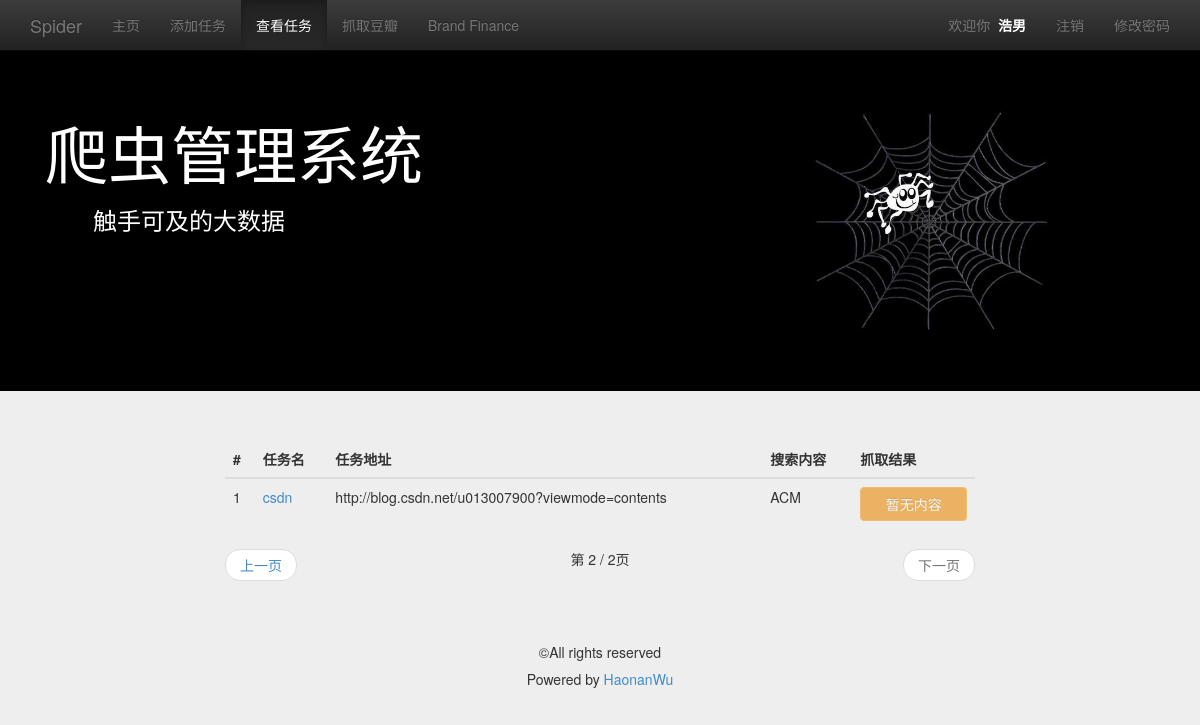
The page /view_task_list/?typ=&page=2 (signed in) on the database its author committed.
### management/models.py (models this page shows, shortened)
class MyUser(models.Model):
    user = models.OneToOneField(User)
    nickname = models.CharField(max_length=16)

class Task(models.Model):
    user = models.ForeignKey(MyUser, related_name='task')
    url = models.CharField(max_length=512, null=True)
    name = models.CharField(max_length=128)
    content = models.CharField(max_length=128, null=True)
    hasfile = models.BooleanField(default=False)
    method = models.BooleanField(default=True)
    class META:
        ordering = ['name']

### management/views.py (the view)
# urls.py: url(r'^view_task_list/$', views.view_task_list, name='view_task_list'),
@login_required
def view_task_list(request):
    user = request.user
    task_list = Task.objects.filter(user=user.myuser)
    paginator = Paginator(task_list, 5)
    page = request.GET.get('page')
    try:
        task_list = paginator.page(page)
    except PageNotAnInteger:
        task_list = paginator.page(1)
    except EmptyPage:
        task_list = paginator.page(paginator.num_pages)
    content = {
        'user': user,
        'active_menu': 'view_task',
        'task_list': task_list,
    }
    return render(request, 'management/view_task_list.html', content)

### templates/management/view_task_list.html (shortened to what this page needs)
{% extends "management/base.html" %} {% load staticfiles %} {% block title %}查看任务{% endblock %} {% block content %}
<div class="container">
    <div class="row">
        <div class="col-md-8 col-md-offset-2">
            <br>
            <table class="table table-hover">
                <thead>
                    <tr>
                        <th>#</th>
                        <th>任务名</th>
                        <th>任务地址</th>
                        <th>搜索内容</th>
                        <th>抓取结果</th>
                    </tr>
                </thead>
                <tbody>
                    {% for task in task_list %}
                    <tr>
                        <td>{{ forloop.counter }}</td>
                        <td><a href="{% url 'task_detail' %}?id={{ task.id }}">{{ task.name }}</a></td>
                        <td>{{ task.url }}</td>
                        <td>{{ task.content }}</td>
                        {% if task.hasfile == 0 %}
                        <td>
                            <button class="btn btn btn-warning btn-block" disabled=""> 暂无内容
                            </button>
                        </td>
                        {% endif %}
                    </tr>
                    {% empty %}
                    <tr>
                        <td>暂无任务</td>
                    </tr>
                    {% endfor %}
                </tbody>
            </table>
            <nav>
                <ul class="pager">
                    {% if task_list.has_previous %}
                    <li class="previous"><a href="?typ={{ query_category }}&page={{ task_list.previous_page_number }}">上一页</a>
                    </li>
                    {% else %}
                    <li class="previous disabled"><a href="#">上一页</a></li>
                    {% endif %} 第 {{ task_list.number }} / {{ task_list.paginator.num_pages }}页 {% if task_list.has_next %}
                    <li class="next"><a href="?typ={{ query_category }}&page={{ task_list.next_page_number }}">下一页</a>
                    </li>
                    {% else %}
                    <li class="next disabled"><a href="#">下一页</a></li>
                    {% endif %}
                </ul>
            </nav>
        </div>
    </div>
</div>
{% endblock %}

### templates/management/base.html (shortened to what this page needs)
{% load staticfiles %}
<!DOCTYPE html>
<html lang="zh-cn">
<head>
    <link rel="stylesheet" type="text/css" href="{% static 'css/bootstrap.min.css' %}">
    <link rel="stylesheet" type="text/css" href="{% static 'css/bootstrap-theme.min.css' %}">
    <link rel="stylesheet" type="text/css" href="{% static 'css/base.css' %}">
</head>
<body>
<nav class="navbar navbar-inverse navbar-fixed-top" role="navigation">
    <div class="container">
        <div class="navbar-header">
            <a href="{% url 'homepage' %}" class="navbar-brand">Spider</a>
        </div>
        <div class="collapse navbar-collapse" id="navbar-collapse-basepage">
            <ul class="nav navbar-nav">
                <li id="homepage"><a href="{% url 'homepage' %}">主页</a></li>
                <li id="add_task"><a href="{% url 'add_task' %}">添加任务</a></li>
                <li id="view_task"><a href="{% url 'view_task_list' %}">查看任务</a></li>
                <li id="view_douban"><a href="{% url 'view_douban' %}">抓取豆瓣</a></li>
                <li id="view_brand_finance"><a href="{% url 'view_brand_finance' %}">Brand Finance</a></li>
            </ul>
            <ul class="nav navbar-nav navbar-right">
                {% if user %}
                    <li>
                        <p class="navbar-text">欢迎你&nbsp;&nbsp;<span id="base_name">{{ user.myuser.nickname }}</span></p>
                    </li>
                    <li><a href="{% url 'logout' %}">注销</a></li>
                    <li><a href="{% url 'set_password' %}">修改密码</a></li>
                {% else %}
                    <li><a href="{% url 'signup' %}">注册</a></li>
                    <li><a href="{% url 'login' %}">登录</a></li>
                {% endif %}
            </ul>
        </div>
    </div>
</nav>
<header class="jumbotron subhead" id="header-base">
    <div class="container">
        <div class="row">
            <div class="col-md-8">
                <h1>爬虫管理系统</h1>
                <h3>&emsp;&emsp;触手可及的大数据</h3>
            </div>
            <div class="col-md-4">
                <img src="{% static "img/spider.png" %}" style="width: 70%">
            </div>
        </div>
    </div>
</header>
{% block content %}{% endblock %}
<footer class="footer" role="contentinfo">
    <hr>
    <div class="container">
        <p class="text-center">©All rights reserved</p>
        <h5 class="text-center"> Powered by&nbsp;<a href="https://github.com/Mr-Phoebe">HaonanWu</a></h5>
    </div>
</footer>
</body>
</html>

### management/static/css/base.css (style rules this page uses)
body { padding-top: 50px; background-color: #eeeeee; }
#header-base { background-color: #000; color: #fff; }
#base_name { color: #fff; font-weight: bold; }

### rows shown on the page
Task: name "csdn", url "http://blog.csdn.net/u013007900?viewmode=contents", content "ACM", hasfile "暂无内容"

### other values the page prints
{{ user.myuser.nickname }} "浩男"
{{ task_list.number }} "2"
{{ task_list.paginator.num_pages }} "2"
